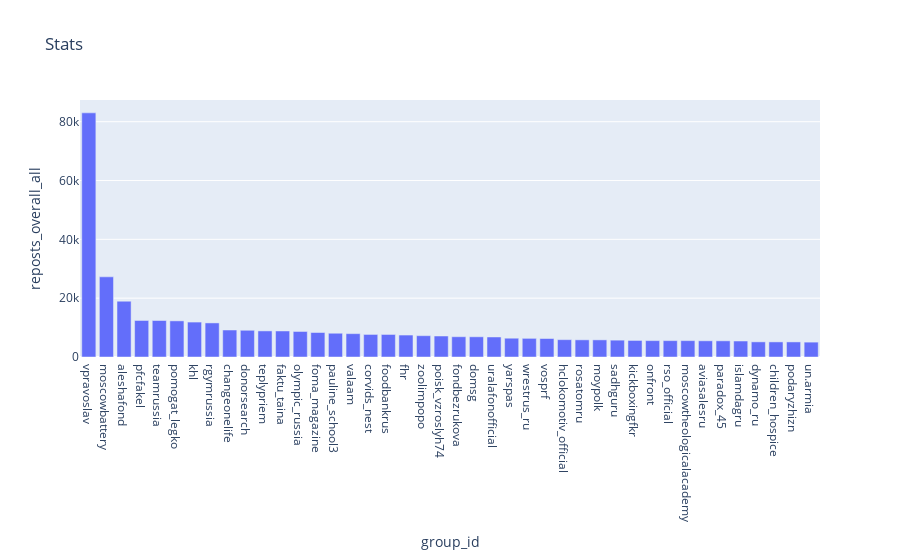

The notebook cell this image was saved under:
### Code cell
fig = px.bar(ngo_vks[ngo_vks["reposts_overall_all"] > 5000], x="group_id", y="reposts_overall_all", title="Stats")
fig.update_layout(barmode='stack', xaxis={'categoryorder':'total descending'})
fig.show()

### Figure 1 — Plotly figure (JSON) as saved in the notebook; plotly's stock layout.template omitted (floating-point values rounded to 4 significant figures)
{"data": [{"alignmentgroup": "True", "hovertemplate": "group_id=%{x}<br>reposts_overall_all=%{y}<extra></extra>", "legendgroup": "", "marker": {"color": "#636efa"}, "name": "", "offsetgroup": "", "orientation": "v", "showlegend": false, "textposition": "auto", "type": "bar", "x": ["aleshafond", "aviasalesru", "changeonelife", "children_hospice", "corvids_nest", "domsg", "donorsearch", "dynamo_ru", "faktu_taina", "fhr", "foma_magazine", "fondbezrukova", "foodbankrus", "hclokomotiv_official", "islamdagru", "khl", "kickboxingfkr", "moscowbattery", "moscowtheologicalacademy", "moypolk", "olympic_russia", "onfront", "paradox_45", "pauline_school3", "pfcfakel", "podaryzhizn", "poisk_vzroslyh74", "pomogat_legko", "rgymrussia", "rosatomru", "rso_official", "sadhguru", "teamrussia", "teplypriem", "un.armia", "uralafonofficial", "valaam", "vosprf", "vpravoslav", "wrestrus_ru", "yarspas", "zoolimpopo"], "xaxis": "x", "y": [18961, 5505, 9179, 5135, 7671, 6872, 9086, 5147, 8847, 7461, 8330, 6896, 7664, 5894, 5434, 11876, 5627, 27253, 5564, 5819, 8676, 5572, 5497, 8078, 12416, 5127, 7135, 12282, 11585, 5834, 5567, 5730, 12407, 8869, 5056, 6806, 7937, 6285, 83005, 6342, 6388, 7245], "yaxis": "y"}], "layout": {"barmode": "stack", "legend": {"tracegroupgap": 0}, "title": {"text": "Stats"}, "xaxis": {"anchor": "y", "categoryorder": "total descending", "domain": [0, 1], "title": {"text": "group_id"}}, "yaxis": {"anchor": "x", "domain": [0, 1], "title": {"text": "reposts_overall_all"}}}}
